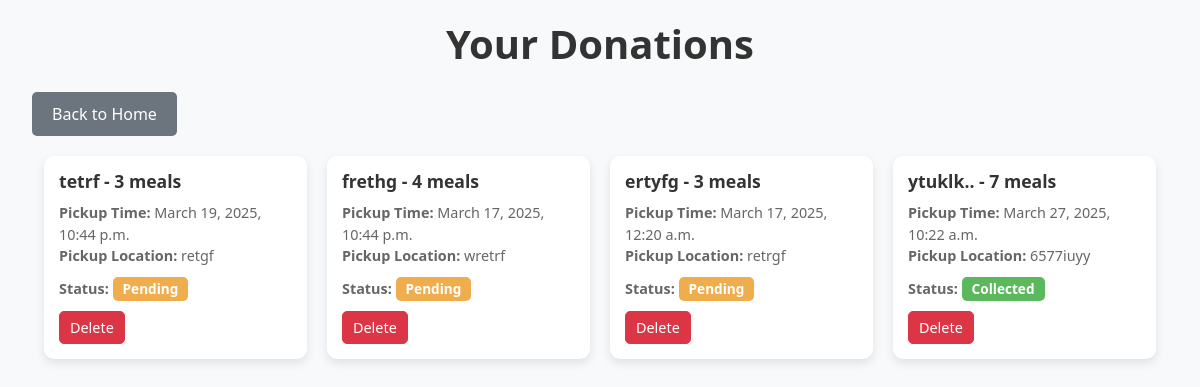
/listy/ (signed in), run on the app's committed database.
### sharebite/models.py (models this page shows, shortened)
class Donation(models.Model):
    hotel = models.ForeignKey(Hotel, on_delete=models.CASCADE)
    orphanage = models.ForeignKey(
        Orphanage, on_delete=models.SET_NULL, null=True, blank=True,
        help_text="Orphanage assigned to this donation"
    )
    coordinator = models.ForeignKey(
       coordinator, on_delete=models.SET_NULL, null=True, blank=True,
        help_text="Coordinator handling this donation"
    )
    food_details = models.TextField()
    quantity = models.PositiveIntegerField(help_text="Number of meals")
    proposed_pickup_time = models.DateTimeField()
    proposed_location = models.TextField()
    status_choices = (
        ('PENDING', 'Pending'),
        ('REQUESTED', 'Requested by Orphanage'),
        ('APPROVED', 'Approved by Admin'),
        ('COLLECTED', 'Collected by Coordinator'),
        ('RECEIVED', 'Received by Orphanage'),
    )
    status = models.CharField(max_length=20, choices=status_choices, default='PENDING')
    created_at = models.DateTimeField(auto_now_add=True)
    updated_at = models.DateTimeField(auto_now=True)

### sharebite/views.py (the view)
# urls.py: path('listy/', views.view_donationss, name='listy'),
def view_donationss(request):
    hotel_email = request.session.get('email')
    if not hotel_email:
        alert = "<script>alert('You must be logged in to view donations.'); window.location.href='/logout/';</script>"
        return HttpResponse(alert)
    hotel = get_object_or_404(Hotel, email=hotel_email)
    donations = Donation.objects.filter(hotel=hotel).order_by('-id')
    if not donations.exists():
        alert = "<script>alert('No donations found.'); window.location.href='/donate/';</script>"
        return HttpResponse(alert)
    return render(request, 'view_donations.html', {'donations': donations})

### sharebite/templates/view_donations.html (shortened to what this page needs)
<!DOCTYPE html>
<html lang="en">
<head>
    <link href="https://cdn.jsdelivr.net/npm/bootstrap@5.3.0/dist/css/bootstrap.min.css" rel="stylesheet">
</head>
<body>
    <div class="container-fluid">
        <h1 class="mb-4 text-center">Your Donations</h1>
        <a href="{% url 'hotelhome' %}" class="back-button">Back to Home</a>
        <div class="container">
            {% for donation in donations %}
            <div class="card donation-card">
                <div class="card-body">
                    <h5 class="card-title">{{ donation.food_details }} - {{ donation.quantity }} meals</h5>
                    <p class="card-text">
                        <strong>Pickup Time:</strong> {{ donation.proposed_pickup_time }}<br>
                        <strong>Pickup Location:</strong> {{ donation.proposed_location }}
                    </p>
                    <p class="card-text">
                        <strong>Status:</strong>
                        {% if donation.status == "PENDING" %}
                            <span class="badge" style="background-color: #f0ad4e; color: white;">Pending</span>
                        {% elif donation.status == "REQUESTED" %}
                            <span class="badge" style="background-color: #5bc0de; color: white;">Requested</span>
                        {% elif donation.status == "RECEIVED" %}
                            <span class="badge" style="background-color: #dad019; color: white;">Received</span>
                        {% elif donation.status == "APPROVED" %}
                            <span class="badge" style="background-color: #362891; color: white;">Approved</span>
                        {% elif donation.status == "COLLECTED" %}
                            <span class="badge" style="background-color: #5cb85c; color: white;">Collected</span>
                        {% else %}
                            <span class="badge" style="background-color: #6c757d; color: white;">Unknown</span>
                        {% endif %}
                    </p>
                    <form method="POST" action="{% url 'listy1' donation.id %}" class="d-inline">
                        <button type="submit" class="btn btn-danger">Delete</button>
                    </form>
                </div>
            </div>
            {% endfor %}
        </div>
    </div>
</body>
</html>

### sharebite/templates/view_donations.html (style rules this page uses)
body { background-color: #f8f9fa; padding: 20px; min-height: 100vh; }
h1 { color: #333; font-weight: 600; }
.donation-card { border: none; border-radius: 10px; box-shadow: 0 4px 10px rgba(0, 0, 0, 0.1); width: 100%; background-color: white; transition: transform 0.3s ease, box-shadow 0.3s ease; display: flex; flex-direction: column; min-height: 0; }
.card-body { padding: 15px; flex-grow: 1; display: flex; flex-direction: column; justify-content: space-between; }
.card-title { font-size: 1.1rem; font-weight: bold; margin-bottom: 10px; color: #333; }
.card-text { font-size: 0.9rem; margin-bottom: 10px; color: #666; }
.btn { border-radius: 5px; font-size: 0.9rem; padding: 5px 10px; transition: all 0.3s ease; }
.badge { font-size: 0.85rem; padding: 5px 10px; border-radius: 5px; }
.container { display: grid; grid-template-columns: repeat(auto-fit, minmax(250px, 1fr)); gap: 20px; max-width: 1200px; margin: 0 auto; }
.back-button { display: inline-block; padding: 10px 20px; background-color: #6c757d; color: white; text-decoration: none; border-radius: 5px; margin-bottom: 20px; transition: background-color 0.3s ease; }

### data on the page
Donation: food_details "tetrf", quantity "3", proposed_pickup_time "March 19, 2025, 10:44 p.m.", proposed_location "retgf", status "Pending"
Donation: food_details "frethg", quantity "4", proposed_pickup_time "March 17, 2025, 10:44 p.m.", proposed_location "wretrf", status "Pending"
Donation: food_details "ertyfg", quantity "3", proposed_pickup_time "March 17, 2025, 12:20 a.m.", proposed_location "retrgf", status "Pending"
Donation: food_details "ytuklk..", quantity "7", proposed_pickup_time "March 27, 2025, 10:22 a.m.", proposed_location "6577iuyy", status "Collected"
